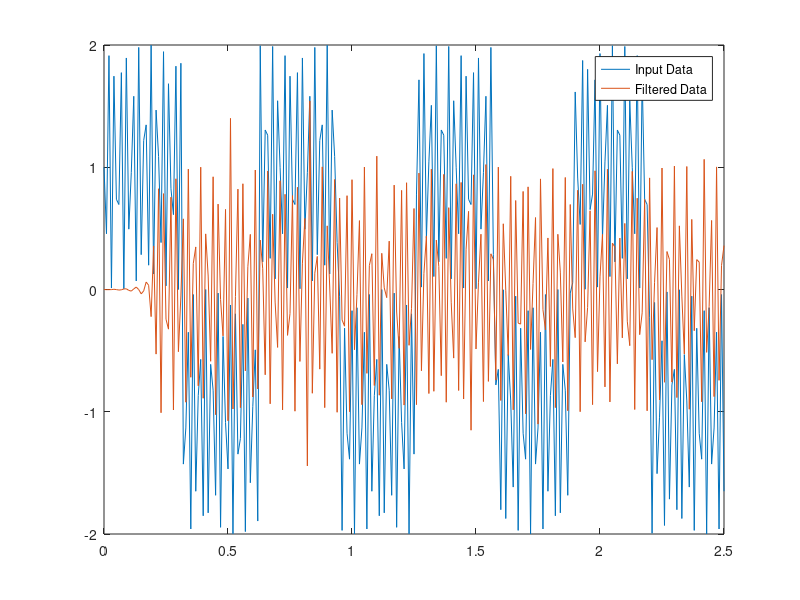

Here is the MATLAB script that generated this plot:
%for hamming hpf 
b = [-0.000000000000000004517278329812270287466
-0.001416020227233797139018700583790177916
-0.000559630091326937095103088992686934944
 0.002168906144376309044069506271057434788
 0.001960801835008466314363984039914612367
-0.003218816786955536538017419445623090724
-0.004954362316963180010165324063109437702
 0.003677519860540188773728731419510040723
 0.010026626413655618727527318867487338139
-0.002116561400559172946567176865073633962
-0.017171244379202640212289665555545070674
-0.003382368129395610292092788640161415969
 0.025787120028859463610748647965920099523
 0.015443411164322691508932194892622646876
-0.034745916318219986773652152578506502323
-0.038911163006915515383266068738521425985
 0.042621813707992665942736465467532980256
 0.089707470317216736477305971675377804786
-0.048025392455446638817484483752195956185
-0.312292373019521951604815512837376445532
 0.549440376983034828306529107067035511136
-0.312292373019521951604815512837376445532
-0.048025392455446638817484483752195956185
 0.089707470317216736477305971675377804786
 0.042621813707992665942736465467532980256
-0.038911163006915515383266068738521425985
-0.034745916318219986773652152578506502323
 0.015443411164322691508932194892622646876
 0.025787120028859463610748647965920099523
-0.003382368129395610292092788640161415969
-0.017171244379202640212289665555545070674
-0.002116561400559172946567176865073633962
 0.010026626413655618727527318867487338139
 0.003677519860540188773728731419510040723
-0.004954362316963180010165324063109437702
-0.003218816786955536538017419445623090724
 0.001960801835008466314363984039914612367
 0.002168906144376309044069506271057434788
-0.000559630091326937095103088992686934944
-0.001416020227233797139018700583790177916
-0.000000000000000004517278329812270287466]'
%t = linspace(-pi,pi,100);
t=0:0.01:2.5;
rng default  %initialize random number generator
x = square(10*t) + sin(1000*t) 


y = filter(b,1,x);
fig2 = figure(2);
plot(t,x)
hold on
plot(t,y)
legend('Input Data','Filtered Data')
